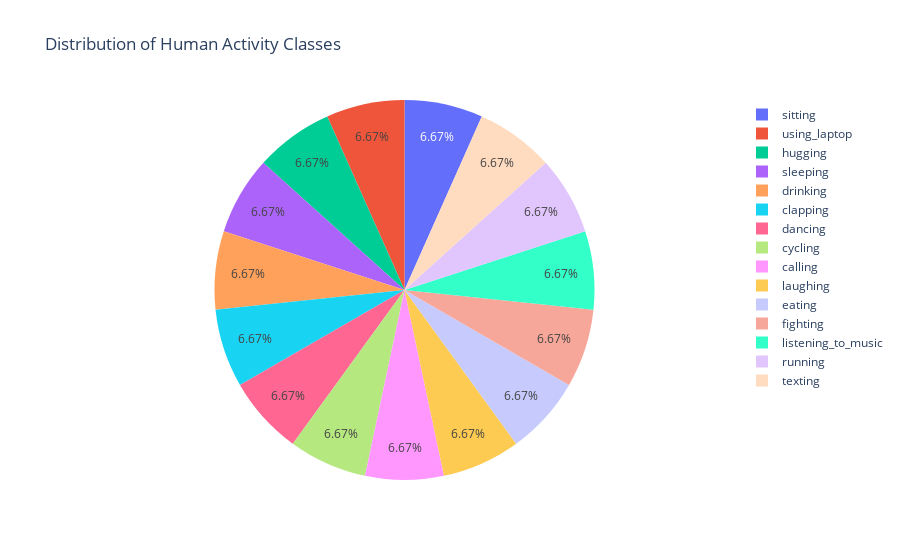

The notebook cell saved with this chart:
### Code cell
fig = px.pie(names = classCounts.index, values = classCounts, title = "Distribution of Human Activity Classes")
fig.show() # creates pie chart of the class labels

# note; to run fig.show(), you need to run pip install --upgrade nbformat

### Figure 1 — Plotly figure (JSON) as saved in the notebook; plotly's stock layout.template omitted (floating-point values rounded to 4 significant figures)
{"data": [{"domain": {"x": [0, 1], "y": [0, 1]}, "hovertemplate": "label=%{label}<br>value=%{value}<extra></extra>", "labels": ["sitting", "using_laptop", "hugging", "sleeping", "drinking", "clapping", "dancing", "cycling", "calling", "laughing", "eating", "fighting", "listening_to_music", "running", "texting"], "legendgroup": "", "name": "", "showlegend": true, "type": "pie", "values": [840, 840, 840, 840, 840, 840, 840, 840, 840, 840, 840, 840, 840, 840, 840]}], "layout": {"legend": {"tracegroupgap": 0}, "title": {"text": "Distribution of Human Activity Classes"}}}
